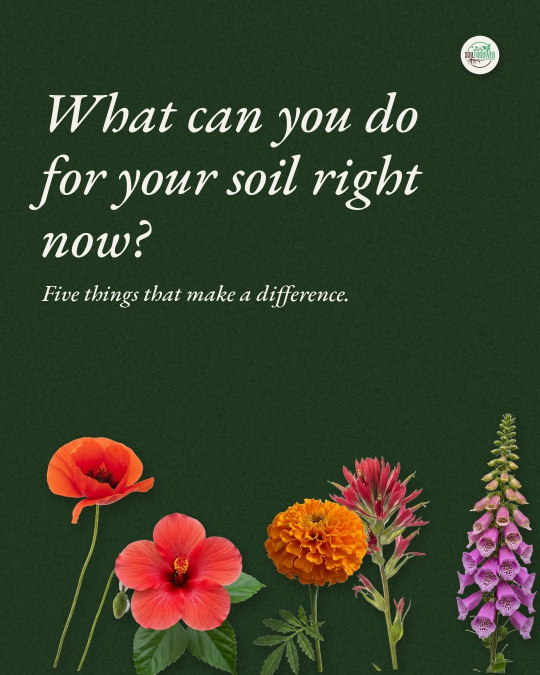
#> input picture docs/visual-method/p05-flower-collage/19-10-2026-improve-your-soil-1.jpg, 1080 x 1350 px, given in place of bg1.jpg, which was not available (shown at 1/2 size)
$ python build.py
#> lines starting #> are read from the running program, lines starting #| are printed output that depends on the picture; after the words box and inside, x2 and y2 are one past the last pixel; in counts of white or black regions, pixels touching at a corner belong together; pictures that were not available may be replaced by others from this repository, and a replacement may not be noted
import os, math
from PIL import Image, ImageDraw, ImageFont, ImageFilter
from pptx import Presentation
from pptx.util import Emu, Pt
from pptx.dml.color import RGBColor
from pptx.enum.text import PP_ALIGN, MSO_ANCHOR

D = '/home/claude/p05/fl/'
OUT = '/home/claude/p05/v2/'
os.makedirs(OUT + 'layers', exist_ok=True)
W, H = 1080, 1350
FONTS = os.path.expanduser('~/.fonts/')
FI = lambda s: ImageFont.truetype(FONTS + 'eb-garamond-latin-500-italic.ttf', s)
CREAM = (244, 241, 234)
DG = (34, 55, 31)
FG = (21, 104, 38)
LOGO = 's9-02-logo.png'


def shadow(im, off=(8, 12), blur=10, alpha=0.38):
    pad = blur * 3 + max(off)
    out = Image.new('RGBA', (im.width + pad * 2, im.height + pad * 2), (0, 0, 0, 0))
    a = im.split()[3].point(lambda v: int(v * alpha))
    s = Image.new('RGBA', im.size, (20, 18, 10, 0)); s.putalpha(a)
    sl = Image.new('RGBA', out.size, (0, 0, 0, 0)); sl.alpha_composite(s, (pad + off[0], pad + off[1]))
    out.alpha_composite(sl.filter(ImageFilter.GaussianBlur(blur)))
    out.alpha_composite(im, (pad, pad))
    return out, pad


def cut(name, w=None, h=None, rot=0, flip=False):
    im = Image.open(D + name).convert('RGBA')
    if flip: im = im.transpose(Image.FLIP_LEFT_RIGHT)
    if w: im = im.resize((w, int(im.height * w / im.width)), Image.LANCZOS)
    elif h: im = im.resize((int(im.width * h / im.height), h), Image.LANCZOS)
    if rot: im = im.rotate(rot, expand=True, resample=Image.BICUBIC)
    return im


class Slide:
    def __init__(self, n, bg):
#> called with n = 1, bg = 'bg1.jpg'
        self.n = n
        self.c = Image.open(D + bg).convert('RGBA').resize((W, H))
        self.layers = [('background', D + bg, 0, 0, W, H)]
        self.texts = []
        self.d = ImageDraw.Draw(self.c)

    def put(self, label, im, x, y, shadowed=True):
        """x, y = top-left of the cutout itself."""
        if shadowed:
            big, pad = shadow(im); x0, y0 = x - pad, y - pad; im2 = big
        else:
            im2, x0, y0 = im, x, y
        self.c.alpha_composite(im2, (int(x0), int(y0))) if x0 >= 0 and y0 >= 0 else self.c.paste(im2, (int(x0), int(y0)), im2)
        p = OUT + f'layers/s{self.n}-{len(self.layers):02d}-{label}.png'
        im2.save(p)
        self.layers.append((label, p, x0, y0, im2.width, im2.height))

    def text(self, s, x, y, size, color, width=900, lead=1.12):
        f = FI(size)
        lines = []
        for para in s.split('\n'):
            cur = ''
            for word in para.split():
                t = (cur + ' ' + word).strip()
                if self.d.textlength(t, font=f) <= width: cur = t
                else: lines.append(cur); cur = word
            lines.append(cur)
        yy = y
        for ln in lines:
            self.d.text((x, yy), ln, font=f, fill=color)
            yy += int(size * lead)
        self.texts.append((s, x, y, width, yy - y, size, color))
        return yy

    def save(self):
        self.c.convert('RGB').save(OUT + f'19-10-2026-improve-your-soil-{self.n}.jpg', quality=93)


slides = []

# 1 cover, green
s = Slide(1, 'bg1.jpg')
y = s.text('What can you do for your soil right now?', 80, 150, 112, CREAM, width=860)
#> after the loop in text, `for ln in lines:`: yy = 525
#> y = 525
s.text('Five things that make a difference.', 84, y + 30, 46, CREAM)
s.put('logo', cut(LOGO, w=120), 900, 50, shadowed=False)
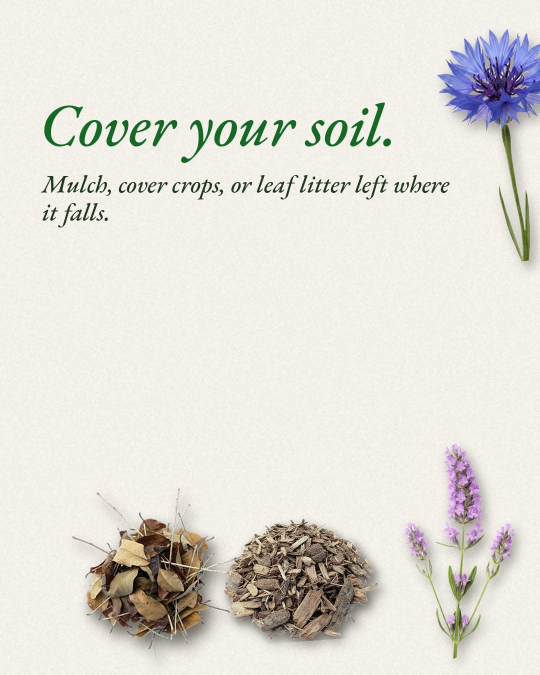
#> input picture docs/visual-method/p05-flower-collage/19-10-2026-improve-your-soil-2.jpg, 1080 x 1350 px, given in place of s9-02-logo.png, which was not available (shown at 1/2 size)
#> in cut, `if w: im = im.resize((w, int(im.height * w / im.width)), Image.LANCZOS)`:
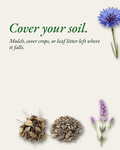
#> im: PIL image 120x150 RGBA; mean R, G, B, A 226.3, 223.1, 216.2, 255
#> in put, `im2, x0, y0 = im, x, y`: x0 = 900; y0 = 50
s.put('foxglove', cut('norfolk-foxglove.png', h=520, rot=-4), 900, 820)
#> call 2 of cut, with name = 'norfolk-foxglove.png', h = 520, rot = -4, flip = False
#> in cut (call 2), `if rot: im = im.rotate(rot, expand=True, resample=Image.BICUBIC)`:
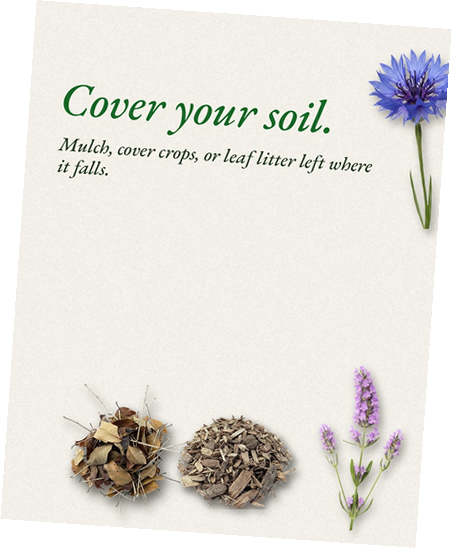
#> im: PIL image 452x548 RGBA; mean R, G, B, A 197.2, 194.4, 188.4, 222.7; transparent parts drawn white
#> call 2 of put, with label = 'foxglove', x = 900, y = 820, shadowed = True
#> in shadow, `pad = blur * 3 + max(off)`: pad = 42
#> in shadow, `out = Image.new('RGBA', (im.width + pad * 2, im.height + pad * 2), (0,..`: out: PIL image 536x632 RGBA; every value is 0
#> in shadow, `a = im.split()[3].point(lambda v: int(v * alpha))`:
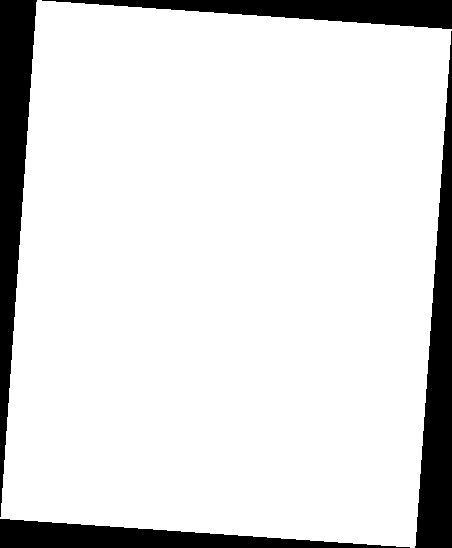
#> a: PIL image 452x548 L; values 0 (black) and 96 (white), 87.3% white; 4 black regions, box (x1, y1, x2, y2) and area: (0, 0, 37, 517) 9603, (415, 31, 452, 548) 9603, (42, 0, 452, 29) 6083, (0, 519, 410, 548) 6083
#> in shadow, `sl.alpha_composite(s, (pad + off[0], pad + off[1]))`:
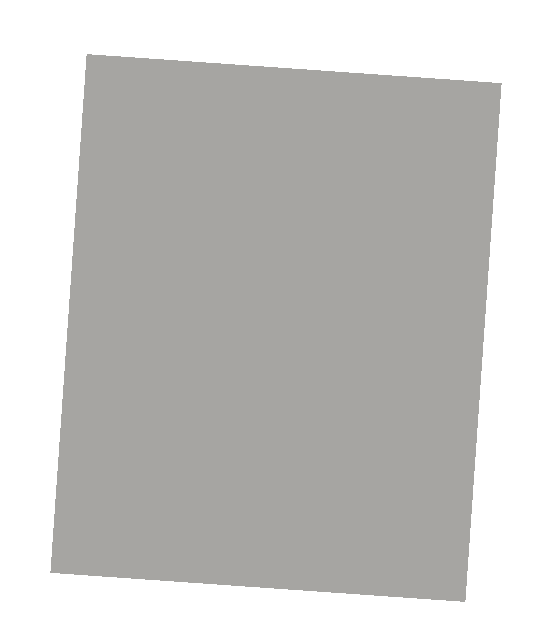
#> sl: PIL image 536x632 RGBA; mean R, G, B, A 12.8, 11.5, 6.4, 61.3; transparent parts drawn white
#> in shadow, `out.alpha_composite(im, (pad, pad))`:
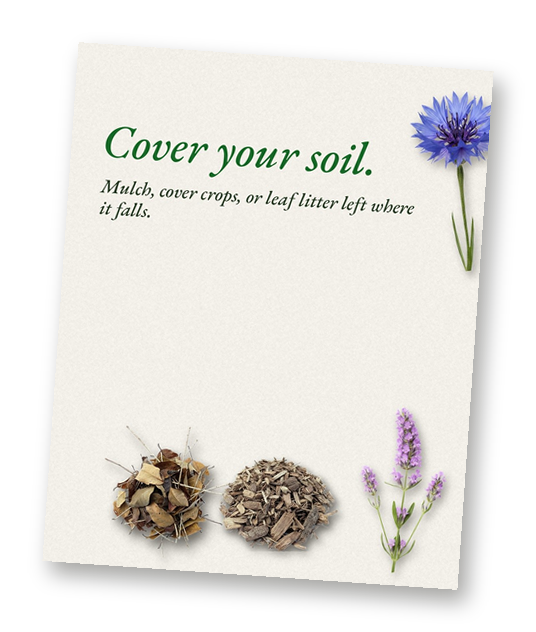
#> out: PIL image 536x632 RGBA; mean R, G, B, A 144.8, 142.7, 138.1, 165.9; transparent parts drawn white
#> in put (call 2), `x0, y0 = (x - pad, y - pad)`: x0 = 858; y0 = 778
#> in put (call 2), `self.c.alpha_composite(im2, (int(x0), int(y0))) if x0 >= 0 and y0 >= 0..`:
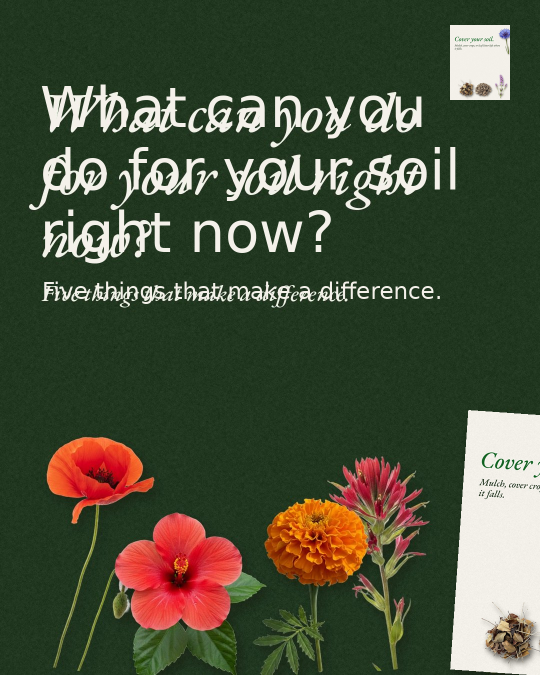
#> self.c: PIL image 1080x1350 RGBA (shown at 1/2 size); mean R, G, B, A 72.2, 79.3, 57.5, 255
s.put('paintbrush', cut('santa-fe-indian-paintbrush.png', h=430, rot=6), 640, 900)
#> (the run stopped early here; a loop or call above may not have finished)
